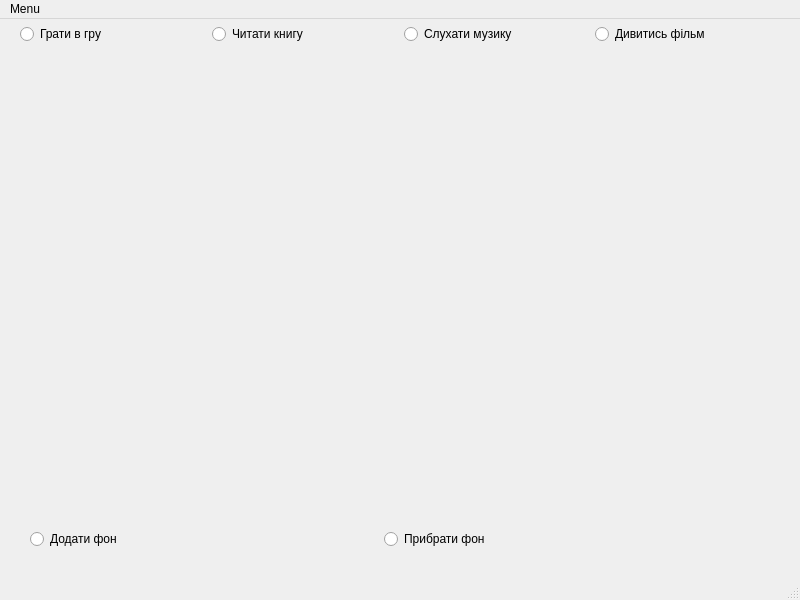
<?xml version="1.0" encoding="UTF-8"?>
<ui version="4.0">
 <class>lr2</class>
 <widget class="QMainWindow" name="lr2">
  <property name="geometry">
   <rect>
    <x>0</x>
    <y>0</y>
    <width>800</width>
    <height>600</height>
   </rect>
  </property>
  <property name="windowTitle">
   <string>lr2</string>
  </property>
  <widget class="QWidget" name="centralwidget">
   <widget class="QLabel" name="label">
    <property name="geometry">
     <rect>
      <x>160</x>
      <y>100</y>
      <width>451</width>
      <height>321</height>
     </rect>
    </property>
    <property name="text">
     <string/>
    </property>
   </widget>
   <widget class="QLabel" name="label_2">
    <property name="geometry">
     <rect>
      <x>130</x>
      <y>80</y>
      <width>521</width>
      <height>391</height>
     </rect>
    </property>
    <property name="text">
     <string/>
    </property>
   </widget>
   <widget class="QWidget" name="horizontalLayoutWidget">
    <property name="geometry">
     <rect>
      <x>20</x>
      <y>0</y>
      <width>761</width>
      <height>31</height>
     </rect>
    </property>
    <layout class="QHBoxLayout" name="horizontalLayout">
     <item>
      <widget class="QRadioButton" name="radioButton1">
       <property name="text">
        <string>Грати в гру</string>
       </property>
      </widget>
     </item>
     <item>
      <widget class="QRadioButton" name="radioButton2">
       <property name="text">
        <string>Читати книгу</string>
       </property>
      </widget>
     </item>
     <item>
      <widget class="QRadioButton" name="radioButton3">
       <property name="text">
        <string>Слухати музику</string>
       </property>
      </widget>
     </item>
     <item>
      <widget class="QRadioButton" name="radioButton4">
       <property name="text">
        <string>Дивитись фільм</string>
       </property>
      </widget>
     </item>
    </layout>
   </widget>
   <widget class="QWidget" name="horizontalLayoutWidget_2">
    <property name="geometry">
     <rect>
      <x>30</x>
      <y>500</y>
      <width>701</width>
      <height>41</height>
     </rect>
    </property>
    <layout class="QHBoxLayout" name="horizontalLayout_2">
     <item>
      <widget class="QRadioButton" name="radioButton5">
       <property name="text">
        <string>Додати фон</string>
       </property>
      </widget>
     </item>
     <item>
      <widget class="QRadioButton" name="radioButton6">
       <property name="text">
        <string>Прибрати фон</string>
       </property>
      </widget>
     </item>
    </layout>
   </widget>
   <zorder>label_2</zorder>
   <zorder>label</zorder>
   <zorder>horizontalLayoutWidget</zorder>
   <zorder>horizontalLayoutWidget_2</zorder>
  </widget>
  <widget class="QMenuBar" name="menubar">
   <property name="geometry">
    <rect>
     <x>0</x>
     <y>0</y>
     <width>800</width>
     <height>25</height>
    </rect>
   </property>
   <widget class="QMenu" name="menuMenu">
    <property name="title">
     <string>Menu</string>
    </property>
    <addaction name="actionForm_1"/>
   </widget>
   <addaction name="menuMenu"/>
  </widget>
  <widget class="QStatusBar" name="statusbar"/>
  <action name="actionForm_1">
   <property name="text">
    <string>Lr1</string>
   </property>
  </action>
 </widget>
 <resources/>
 <connections/>
</ui>
